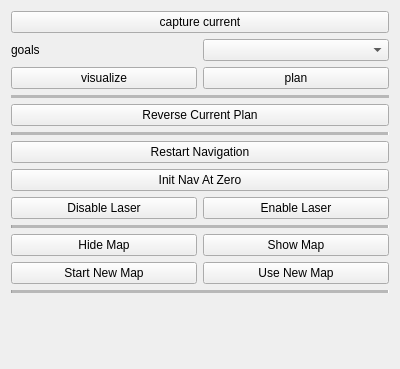
<?xml version="1.0" encoding="UTF-8"?>
<ui version="4.0">
 <class>Form</class>
 <widget class="QWidget" name="Form">
  <property name="geometry">
   <rect>
    <x>0</x>
    <y>0</y>
    <width>400</width>
    <height>369</height>
   </rect>
  </property>
  <property name="windowTitle">
   <string>Navigation</string>
  </property>
  <layout class="QGridLayout" name="gridLayout">
   <item row="13" column="0" colspan="2">
    <widget class="Line" name="line_3">
     <property name="midLineWidth">
      <number>10</number>
     </property>
     <property name="orientation">
      <enum>Qt::Horizontal</enum>
     </property>
    </widget>
   </item>
   <item row="9" column="0" colspan="2">
    <widget class="QPushButton" name="restartNavButton">
     <property name="text">
      <string>Restart Navigation</string>
     </property>
    </widget>
   </item>
   <item row="10" column="0" colspan="2">
    <widget class="QPushButton" name="initAtZeroButton">
     <property name="text">
      <string>Init Nav At Zero</string>
     </property>
    </widget>
   </item>
   <item row="18" column="0" colspan="2">
    <spacer name="verticalSpacer">
     <property name="orientation">
      <enum>Qt::Vertical</enum>
     </property>
     <property name="sizeHint" stdset="0">
      <size>
       <width>20</width>
       <height>40</height>
      </size>
     </property>
    </spacer>
   </item>
   <item row="1" column="1">
    <widget class="QComboBox" name="comboBox"/>
   </item>
   <item row="3" column="0" colspan="2">
    <widget class="Line" name="line">
     <property name="lineWidth">
      <number>0</number>
     </property>
     <property name="midLineWidth">
      <number>10</number>
     </property>
     <property name="orientation">
      <enum>Qt::Horizontal</enum>
     </property>
    </widget>
   </item>
   <item row="7" column="0" colspan="2">
    <widget class="Line" name="line_2">
     <property name="midLineWidth">
      <number>10</number>
     </property>
     <property name="orientation">
      <enum>Qt::Horizontal</enum>
     </property>
    </widget>
   </item>
   <item row="11" column="1">
    <widget class="QPushButton" name="enableLaserButton">
     <property name="text">
      <string>Enable Laser</string>
     </property>
    </widget>
   </item>
   <item row="6" column="0" colspan="2">
    <widget class="QPushButton" name="reversePlanButton">
     <property name="text">
      <string>Reverse Current Plan</string>
     </property>
    </widget>
   </item>
   <item row="2" column="0">
    <widget class="QPushButton" name="visualizeButton">
     <property name="text">
      <string>visualize</string>
     </property>
    </widget>
   </item>
   <item row="1" column="0">
    <widget class="QLabel" name="label">
     <property name="text">
      <string>goals</string>
     </property>
    </widget>
   </item>
   <item row="15" column="1">
    <widget class="QPushButton" name="useNewMapButton">
     <property name="text">
      <string>Use New Map</string>
     </property>
    </widget>
   </item>
   <item row="0" column="0" colspan="2">
    <widget class="QPushButton" name="captureButton">
     <property name="text">
      <string>capture current</string>
     </property>
    </widget>
   </item>
   <item row="11" column="0">
    <widget class="QPushButton" name="disableLaserButton">
     <property name="text">
      <string>Disable Laser</string>
     </property>
    </widget>
   </item>
   <item row="2" column="1">
    <widget class="QPushButton" name="planButton">
     <property name="text">
      <string>plan</string>
     </property>
    </widget>
   </item>
   <item row="15" column="0">
    <widget class="QPushButton" name="startNewMapButton">
     <property name="text">
      <string>Start New Map</string>
     </property>
    </widget>
   </item>
   <item row="14" column="1">
    <widget class="QPushButton" name="showMapButton">
     <property name="text">
      <string>Show Map</string>
     </property>
    </widget>
   </item>
   <item row="14" column="0">
    <widget class="QPushButton" name="hideMapButton">
     <property name="text">
      <string>Hide Map</string>
     </property>
    </widget>
   </item>
   <item row="16" column="0" colspan="2">
    <widget class="Line" name="line_4">
     <property name="midLineWidth">
      <number>10</number>
     </property>
     <property name="orientation">
      <enum>Qt::Horizontal</enum>
     </property>
    </widget>
   </item>
  </layout>
 </widget>
 <resources/>
 <connections/>
</ui>
